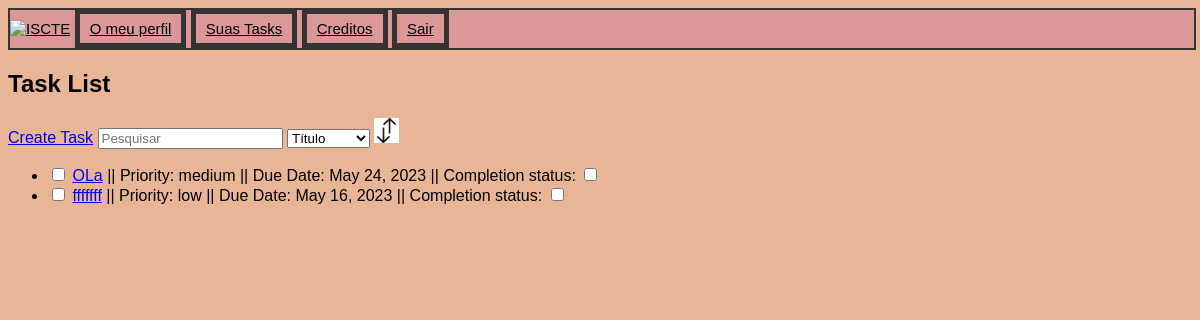
The app's page /taskmanager/tasks/ (signed in), older data.
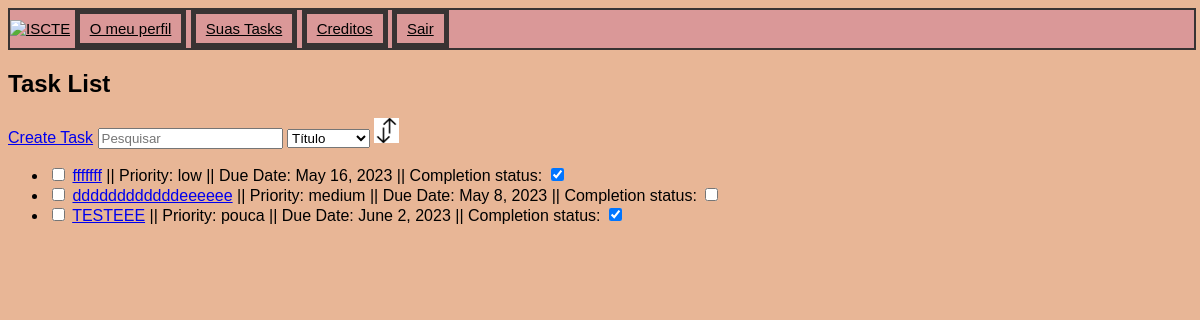
The same page, newer data.
### taskmanager/models.py (models this page shows, shortened)
class Task(models.Model):
    PRIORITY_CHOICES = [
        ('pouca', 'Pouca'),
        ('mediana', 'Mediana'),
        ('alta', 'Alta')
    ]
    title = models.CharField(max_length=200)
    description = models.TextField()
    priority = models.CharField(max_length=20, choices=PRIORITY_CHOICES)
    deadline = models.DateField()
    completed = models.BooleanField(default=False)
    user = models.ForeignKey(User, on_delete=models.CASCADE)

### taskmanager/views.py (the view)
# urls.py: path('tasks/', views.task_list, name='task_list'),
@login_required(login_url='/taskmanager/')
def task_list(request):
    tasks = Task.objects.filter(user=request.user)
    return render(request, 'taskmanager/task_list.html', {'tasks': tasks})

### taskmanager/templates/taskmanager/task_list.html (shortened to what this page needs)
{% extends "./base.html" %}
{% block head %}
    {% load static %}
    <link rel="stylesheet" type="text/css" href="{% static 'taskmanager/css/mystyle.css'%}">
{% endblock %}
{% block content %}
  <h2>Task List</h2>
    <a href="{% url 'taskmanager:create_task' %}">Create Task</a>
    <input type="text" placeholder="Pesquisar" id="search" onkeyup="search()">
    <select id="criteria">
        <option selected value="title"> Título</option>
    </select>
    <img onclick="sort()" src="{% static 'taskmanager/images/sorting_arrow.png' %}" width="25" height="25">
    <ul id="list">
  {% if tasks %}
    {% for task in tasks %}
      <li>
      <input type="checkbox" id="{{ task.id }}" name="ids" onchange="visibility()">
      <a href="{% url 'taskmanager:edit_task' task.id %}"> {{ task.title }}</a>
      <label class="priority"> || Priority: {{ task.priority }} || </label>
      <label class="deadline"> Due Date: {{ task.deadline }} || </label>
      <label> Completion status: </label>
      <input type="checkbox" class="completed" {% if task.completed %} checked="true" {% endif %} onchange="update({{ task.id }})">
      </li>
    {% endfor %}
  {% else %}
        <p>Não há tarefas disponíveis.</p>
    {% endif %}
  </ul>
{% endblock %}

Row changes from the older to the newer data that the page shows:
removed Task: title "OLa", priority "medium", deadline "May 24, 2023"
changed Task "fffffff": completed "☐" → "☑"
now on this page (row edited): Task: title "ddddddddddddeeeeee", priority "medium", deadline "May 8, 2023"
added Task: title "TESTEEE", priority "pouca", deadline "June 2, 2023", completed "☑"
